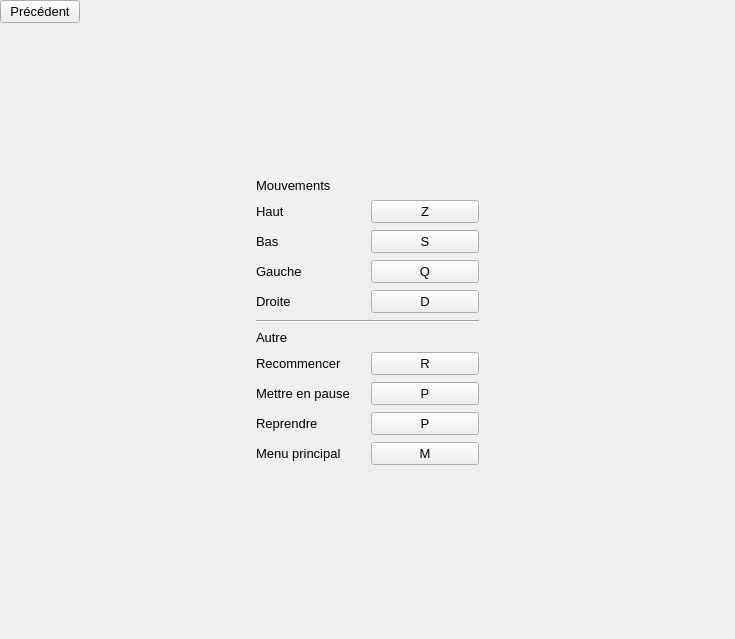
<?xml version="1.0" encoding="UTF-8"?>
<ui version="4.0">
 <class>OptionsForm</class>
 <widget class="QWidget" name="OptionsForm">
  <property name="geometry">
   <rect>
    <x>0</x>
    <y>0</y>
    <width>735</width>
    <height>639</height>
   </rect>
  </property>
  <property name="windowTitle">
   <string>Form</string>
  </property>
  <layout class="QGridLayout" name="gridLayout">
   <property name="leftMargin">
    <number>0</number>
   </property>
   <property name="topMargin">
    <number>0</number>
   </property>
   <property name="rightMargin">
    <number>0</number>
   </property>
   <property name="bottomMargin">
    <number>0</number>
   </property>
   <property name="spacing">
    <number>0</number>
   </property>
   <item row="1" column="1">
    <spacer name="verticalSpacer">
     <property name="orientation">
      <enum>Qt::Vertical</enum>
     </property>
     <property name="sizeHint" stdset="0">
      <size>
       <width>20</width>
       <height>40</height>
      </size>
     </property>
    </spacer>
   </item>
   <item row="3" column="1">
    <widget class="QWidget" name="widget" native="true">
     <layout class="QGridLayout" name="gridLayout_2">
      <property name="leftMargin">
       <number>11</number>
      </property>
      <property name="topMargin">
       <number>11</number>
      </property>
      <property name="rightMargin">
       <number>11</number>
      </property>
      <property name="bottomMargin">
       <number>11</number>
      </property>
      <property name="spacing">
       <number>7</number>
      </property>
      <item row="4" column="0">
       <widget class="QLabel" name="label_3">
        <property name="font">
         <font>
          <pointsize>10</pointsize>
         </font>
        </property>
        <property name="text">
         <string>Droite</string>
        </property>
       </widget>
      </item>
      <item row="1" column="0">
       <widget class="QLabel" name="label_4">
        <property name="font">
         <font>
          <pointsize>10</pointsize>
         </font>
        </property>
        <property name="text">
         <string>Haut</string>
        </property>
       </widget>
      </item>
      <item row="3" column="0">
       <widget class="QLabel" name="label_5">
        <property name="font">
         <font>
          <pointsize>10</pointsize>
         </font>
        </property>
        <property name="text">
         <string>Gauche</string>
        </property>
       </widget>
      </item>
      <item row="2" column="0">
       <widget class="QLabel" name="label_2">
        <property name="font">
         <font>
          <pointsize>10</pointsize>
         </font>
        </property>
        <property name="text">
         <string>Bas</string>
        </property>
       </widget>
      </item>
      <item row="4" column="1">
       <widget class="QPushButton" name="pushButton_4">
        <property name="font">
         <font>
          <pointsize>10</pointsize>
         </font>
        </property>
        <property name="text">
         <string>D</string>
        </property>
       </widget>
      </item>
      <item row="1" column="1">
       <widget class="QPushButton" name="pushButton">
        <property name="font">
         <font>
          <pointsize>10</pointsize>
         </font>
        </property>
        <property name="text">
         <string>Z</string>
        </property>
       </widget>
      </item>
      <item row="3" column="1">
       <widget class="QPushButton" name="pushButton_3">
        <property name="font">
         <font>
          <pointsize>10</pointsize>
         </font>
        </property>
        <property name="text">
         <string>Q</string>
        </property>
       </widget>
      </item>
      <item row="2" column="1">
       <widget class="QPushButton" name="pushButton_2">
        <property name="font">
         <font>
          <pointsize>10</pointsize>
         </font>
        </property>
        <property name="text">
         <string>S</string>
        </property>
       </widget>
      </item>
      <item row="8" column="0">
       <widget class="QLabel" name="label_9">
        <property name="font">
         <font>
          <pointsize>10</pointsize>
         </font>
        </property>
        <property name="text">
         <string>Mettre en pause</string>
        </property>
       </widget>
      </item>
      <item row="9" column="0">
       <widget class="QLabel" name="label_10">
        <property name="font">
         <font>
          <pointsize>10</pointsize>
         </font>
        </property>
        <property name="text">
         <string>Reprendre</string>
        </property>
       </widget>
      </item>
      <item row="10" column="1">
       <widget class="QPushButton" name="pushButton_6">
        <property name="font">
         <font>
          <pointsize>10</pointsize>
         </font>
        </property>
        <property name="text">
         <string>M</string>
        </property>
       </widget>
      </item>
      <item row="10" column="0">
       <widget class="QLabel" name="label_8">
        <property name="font">
         <font>
          <pointsize>10</pointsize>
         </font>
        </property>
        <property name="text">
         <string>Menu principal</string>
        </property>
       </widget>
      </item>
      <item row="9" column="1">
       <widget class="QPushButton" name="pushButton_8">
        <property name="font">
         <font>
          <pointsize>10</pointsize>
         </font>
        </property>
        <property name="text">
         <string>P</string>
        </property>
       </widget>
      </item>
      <item row="8" column="1">
       <widget class="QPushButton" name="pushButton_7">
        <property name="font">
         <font>
          <pointsize>10</pointsize>
         </font>
        </property>
        <property name="text">
         <string>P</string>
        </property>
       </widget>
      </item>
      <item row="6" column="0">
       <widget class="QLabel" name="label_6">
        <property name="font">
         <font>
          <pointsize>10</pointsize>
         </font>
        </property>
        <property name="text">
         <string>Autre</string>
        </property>
       </widget>
      </item>
      <item row="7" column="1">
       <widget class="QPushButton" name="pushButton_5">
        <property name="font">
         <font>
          <pointsize>10</pointsize>
         </font>
        </property>
        <property name="text">
         <string>R</string>
        </property>
       </widget>
      </item>
      <item row="0" column="0" colspan="2">
       <widget class="QLabel" name="label">
        <property name="font">
         <font>
          <pointsize>10</pointsize>
         </font>
        </property>
        <property name="text">
         <string>Mouvements</string>
        </property>
       </widget>
      </item>
      <item row="7" column="0">
       <widget class="QLabel" name="label_7">
        <property name="font">
         <font>
          <pointsize>10</pointsize>
         </font>
        </property>
        <property name="text">
         <string>Recommencer</string>
        </property>
       </widget>
      </item>
      <item row="5" column="0" colspan="2">
       <widget class="Line" name="line">
        <property name="orientation">
         <enum>Qt::Horizontal</enum>
        </property>
       </widget>
      </item>
     </layout>
    </widget>
   </item>
   <item row="5" column="1">
    <spacer name="verticalSpacer_2">
     <property name="orientation">
      <enum>Qt::Vertical</enum>
     </property>
     <property name="sizeHint" stdset="0">
      <size>
       <width>20</width>
       <height>40</height>
      </size>
     </property>
    </spacer>
   </item>
   <item row="0" column="0" colspan="3">
    <widget class="QWidget" name="widget_3" native="true">
     <property name="sizePolicy">
      <sizepolicy hsizetype="Minimum" vsizetype="Minimum">
       <horstretch>0</horstretch>
       <verstretch>0</verstretch>
      </sizepolicy>
     </property>
     <layout class="QGridLayout" name="gridLayout_4">
      <property name="leftMargin">
       <number>0</number>
      </property>
      <property name="topMargin">
       <number>0</number>
      </property>
      <property name="rightMargin">
       <number>0</number>
      </property>
      <property name="bottomMargin">
       <number>0</number>
      </property>
      <property name="spacing">
       <number>0</number>
      </property>
      <item row="0" column="0">
       <widget class="QPushButton" name="pushButtonPrecedent">
        <property name="font">
         <font>
          <pointsize>10</pointsize>
         </font>
        </property>
        <property name="text">
         <string>Précédent</string>
        </property>
       </widget>
      </item>
      <item row="0" column="1">
       <spacer name="horizontalSpacer">
        <property name="orientation">
         <enum>Qt::Horizontal</enum>
        </property>
        <property name="sizeHint" stdset="0">
         <size>
          <width>40</width>
          <height>0</height>
         </size>
        </property>
       </spacer>
      </item>
     </layout>
    </widget>
   </item>
   <item row="3" column="0">
    <spacer name="horizontalSpacer_4">
     <property name="orientation">
      <enum>Qt::Horizontal</enum>
     </property>
     <property name="sizeHint" stdset="0">
      <size>
       <width>40</width>
       <height>20</height>
      </size>
     </property>
    </spacer>
   </item>
   <item row="3" column="2">
    <spacer name="horizontalSpacer_3">
     <property name="orientation">
      <enum>Qt::Horizontal</enum>
     </property>
     <property name="sizeHint" stdset="0">
      <size>
       <width>40</width>
       <height>20</height>
      </size>
     </property>
    </spacer>
   </item>
   <item row="4" column="1">
    <spacer name="horizontalSpacer_2">
     <property name="orientation">
      <enum>Qt::Horizontal</enum>
     </property>
     <property name="sizeHint" stdset="0">
      <size>
       <width>40</width>
       <height>20</height>
      </size>
     </property>
    </spacer>
   </item>
  </layout>
 </widget>
 <resources/>
 <connections/>
</ui>
